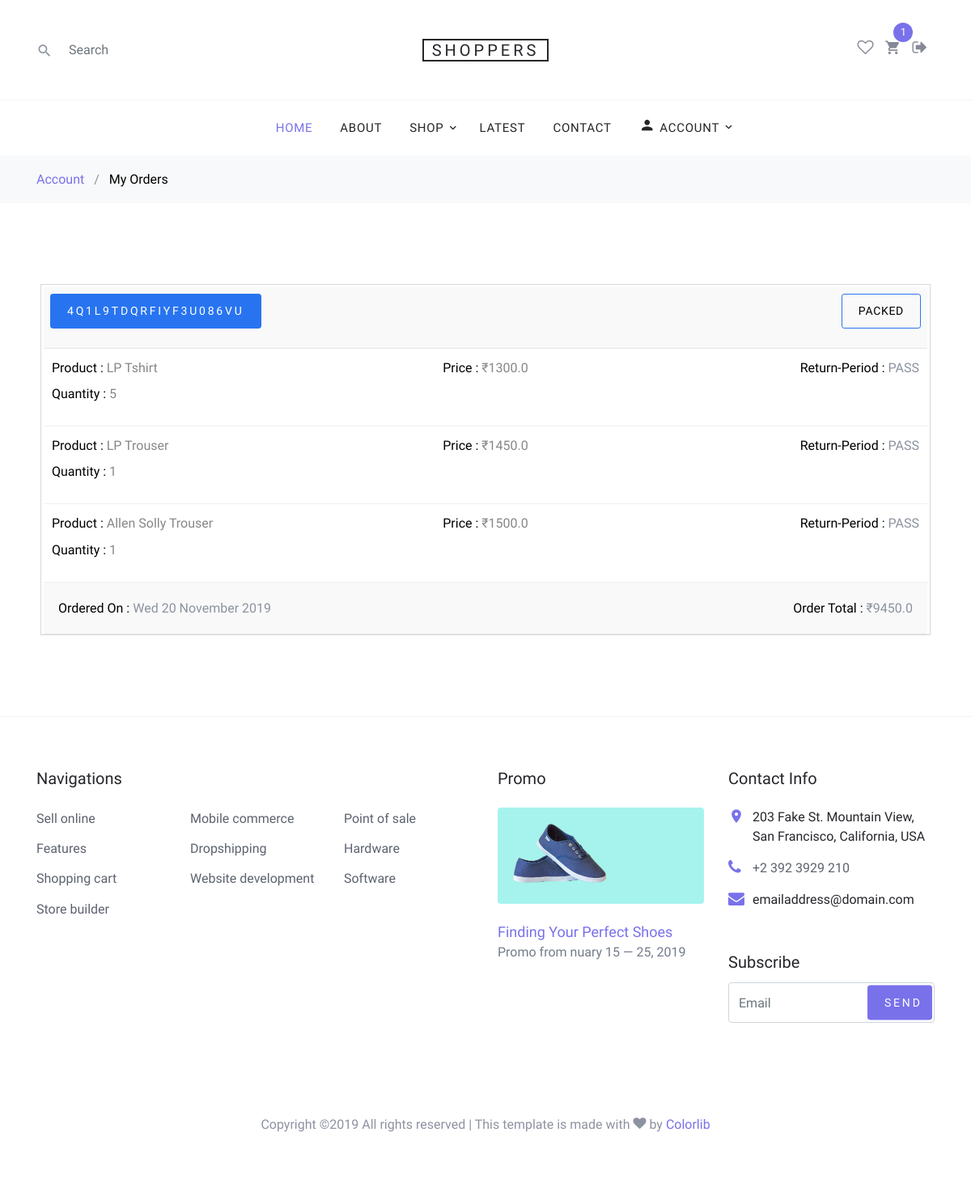
Screenshot of /profile/orders/ (signed in) with the database file from the repository.
### core/models.py (models this page shows, shortened)
class Order(models.Model):
    user = models.ForeignKey(settings.AUTH_USER_MODEL,
                             on_delete=models.CASCADE)
    ref_code = models.CharField(max_length=20)
    ordered = models.BooleanField(default=False)
    items = models.ManyToManyField(OrderItem)
    order_started = models.DateTimeField(auto_now_add=True)
    ordered_date = models.DateTimeField()
    billing_address = models.ForeignKey(
        "BillingAddress", on_delete=models.SET_NULL, blank=True, null=True)
    payment = models.ForeignKey(
        "Payments", on_delete=models.SET_NULL, blank=True, null=True)
    status = models.CharField(
        choices=ORDER_STATUS_CHOICES, max_length=3, blank=True, null=True)
    refund_requested = models.BooleanField(default=False)
    refund_granted = models.BooleanField(default=False)
    def get_cart_price(self):
        total = 0
        for order_item in self.items.all():
            total += order_item.get_final_price()
        return total

class OrderItem(models.Model):
    item = models.ForeignKey(Item, on_delete=models.CASCADE)
    user = models.ForeignKey(settings.AUTH_USER_MODEL,
                             on_delete=models.CASCADE
                             )
    ordered = models.BooleanField(default=False)
    quantity = models.IntegerField(default=1)
    def get_total_item_price(self):
        return self.quantity * self.item.price
    def get_final_price(self):
        if self.item.discount_price:
            return self.get_total_discount_price()
        return self.get_total_item_price()

class Item(models.Model):
    title = models.CharField(max_length=130)
    price = models.FloatField()
    discount_price = models.FloatField(blank=True, null=True)
    category = models.CharField(choices=CATEGORY_CHOICES, max_length=2)
    label = models.CharField(choices=LABEL_CHOICES,
                             max_length=2, blank=True, null=True)
    date_added = models.DateTimeField(auto_now_add=True, blank=True, null=True)
    slug = models.SlugField()
    description = models.TextField()
    image = models.ImageField()

### core/views.py (the view)
# urls.py: path('profile/orders/', ProfileOrderView.as_view(), name='my-orders'),
class ProfileOrderView(LoginRequiredMixin, ListView):
    model = Order
    context_object_name = 'orders'
    template_name = 'profile/my_orders.html'
    def get_queryset(self):
        queryset = super(ProfileOrderView, self).get_queryset()
        queryset = queryset.filter(user=self.request.user, ordered=True)
        return queryset

### core/templatetags/cart_template_tags.py (called while the page is built)
@register.filter
def cart_items_count(user):
    if user.is_authenticated:
        qs = Order.objects.filter(user=user, ordered=False)
        if qs.exists():
            return qs[0].items.count()
    return 0

### templates/profile/my_orders.html (shortened to what this page needs)
{% extends "base.html" %}
{% block content %}
<div class="bg-light py-3">
    <div class="container">
        <div class="row">
            <div class="col-md-12 mb-0"><a href="index.html">Account</a> <span class="mx-2 mb-0">/</span> <strong
                    class="text-black">My Orders</strong></div>
        </div>
    </div>
</div>
<div  class="site-section">
    <div class="container">
        <div class="row">
            <div class="col-md-12 text-center">
                <div class="row">
                    {% for order in orders %}
                    <div class="order_container" class="col-md-12">
                        <div class="order_id_con my-auto d-flex justify-content-between bd-highlight mb-3">
                            <div class="p-2 bd-highlight">
                                <p><a style="background-color: #2874f0; border-color: #2874f0;" href="#"
                                        class="btn btn-sm btn-primary">{{ order.ref_code }}</a></p>
                            </div>
                            <div class="p-2 bd-highlight">
                                <a  class="track_btn btn btn-outline-primary btn-sm btn-block" >
                                    {{ order.get_status_display }}
                                </a>
                            </div>
                        </div>
                        {% for order_item in  order.items.all %}
                        <div class="order_details">
                            <div class="row mb-3">
                                <div style="text-align: left;" class="col-md-4">
                                    <div style="margin-bottom: 5px;">
                                        <h6>Product : </h6><span> {{ order_item.item.title }}</span><br>
                                    </div>
                                    <h6>Quantity : </h6><span> {{ order_item.quantity}}</span>
                                </div>
                                <div style="text-align: center;" class="col-md-4">
                                    <h6>Price : </h6><span> ₹{{ order_item.item.price }}</span>
                                </div>
                                <div style="text-align: right;" class="col-md-4">
                                    <h6>Return-Period : </h6> PASS
                                </div>
                            </div>
                        </div>
                        {% endfor %}
                        <div class="order_summary">
                            <div class="d-flex my-auto justify-content-between bd-highlight mb-3">
                                <div class="p-2 bd-highlight">
                                    <h6>Ordered on : </h6><span> {{ order.ordered_date|date:"D d F Y"  }}</span>
                                </div>
                                <div class="p-2 bd-highlight">
                                    <h6>Order total : </h6><span> ₹{{ order.get_cart_price }}</span>
                                </div>
                            </div>
                        </div>
                    </div>
                    {% endfor %}
                </div>
            </div>
        </div>
    </div>
</div> {% endblock content %}

### templates/base.html (shortened to what this page needs)
{% load static %}
{% load cart_template_tags %}
<!DOCTYPE html>
<html lang="en">
  <head>
    <link rel="stylesheet" href="{% static 'fonts/icomoon/style.css' %}">
    <link rel="stylesheet" href="{% static 'css/bootstrap.min.css' %}">
    <link rel="stylesheet" href="{% static 'css/magnific-popup.css' %}">
    <link rel="stylesheet" href="{% static 'css/jquery-ui.css' %}">
    <link rel="stylesheet" href="{% static 'css/owl.carousel.min.css' %}">
    <link rel="stylesheet" href="{% static 'css/owl.theme.default.min.css' %}">
    <link rel="stylesheet" href="//cdn.jsdelivr.net/npm/alertifyjs@1.12.0/build/css/alertify.min.css"/>
    <link rel="stylesheet" href="{% static 'css/aos.css' %}">
    <link rel="stylesheet" href="{% static 'css/style.css' %}">
  </head>
  <body>
  <div class="site-wrap">
    <header class="site-navbar" role="banner">
      <div class="site-navbar-top">
        <div class="container">
          <div class="row align-items-center">
            <div class="col-6 col-md-4 order-2 order-md-1 site-search-icon text-left">
              <form action="" class="site-block-top-search">
                <span class="icon icon-search2"></span>
                <input type="text" class="form-control border-0" placeholder="Search">
              </form>
            </div>
            <div class="col-12 mb-3 mb-md-0 col-md-4 order-1 order-md-2 text-center">
              <div class="site-logo">
                <a href="{% url 'core:home' %}" class="js-logo-clone">Shoppers</a>
              </div>
            </div>
            <div class="col-6 col-md-4 order-3 order-md-3 text-right">
              <div class="site-top-icons">
                <ul>
                {% if request.user.is_authenticated %}
                  <li><a href="#"><span class="icon icon-heart-o"></span></a></li>
                  <li>
                    <a href="{% url 'core:cart' %}" class="site-cart">
                      <span class="icon icon-shopping_cart"></span>
                      <span class="count">{{ request.user|cart_items_count }}</span>
                    </a>
                  </li>
                   <li><a href="{% url 'account_logout' %}"><span class="icon icon-sign-out"></span></a></li>
                  {% endif %}
                </ul>
              </div>
            </div>
          </div>
        </div>
      </div>
      <nav class="site-navigation text-right text-md-center" role="navigation">
        <div class="container">
          <ul class="site-menu js-clone-nav d-none d-md-block">
            <li class="active">
              <a href="/">Home</a>
            </li>
            <li>
              <a href="#">About</a>
            </li>
            <li class="has-children">
              <a href="{% url 'core:products' %}">Shop</a>
            </li>
            <li><a href="#">Latest</a></li>
            <li><a href="#">Contact</a></li>
            {% if not request.user.is_authenticated  %}
            <li><a style="color: #fafafa" href="{% url 'account_login' %}" class="btn btn-primary btn-sm">Login</a></li>
            {% else %}
            <li class="has-children">
              <a  href=""><span style="letter-spacing: 5.53px;" class="icon icon-person"></span>Account</a>
            </li>
            {% endif %}
          </ul>
        </div>
      </nav>
    </header>
    {% block content  %}
    {% endblock content %}
    <footer class="site-footer border-top">
      <div class="container">
        <div class="row">
          <div class="col-lg-6 mb-5 mb-lg-0">
            <div class="row">
              <div class="col-md-12">
                <h3 class="footer-heading mb-4">Navigations</h3>
              </div>
              <div class="col-md-6 col-lg-4">
                <ul class="list-unstyled">
                  <li><a href="#">Sell online</a></li>
                  <li><a href="#">Features</a></li>
                  <li><a href="#">Shopping cart</a></li>
                  <li><a href="#">Store builder</a></li>
                </ul>
              </div>
              <div class="col-md-6 col-lg-4">
                <ul class="list-unstyled">
                  <li><a href="#">Mobile commerce</a></li>
                  <li><a href="#">Dropshipping</a></li>
                  <li><a href="#">Website development</a></li>
                </ul>
              </div>
              <div class="col-md-6 col-lg-4">
                <ul class="list-unstyled">
                  <li><a href="#">Point of sale</a></li>
                  <li><a href="#">Hardware</a></li>
                  <li><a href="#">Software</a></li>
                </ul>
              </div>
            </div>
          </div>
          <div class="col-md-6 col-lg-3 mb-4 mb-lg-0">
            <h3 class="footer-heading mb-4">Promo</h3>
            <a href="#" class="block-6">
              <img src="{% static 'images/hero_1.jpg' %}" alt="Image placeholder" class="img-fluid rounded mb-4">
              <h3 class="font-weight-light  mb-0">Finding Your Perfect Shoes</h3>
              <p>Promo from  nuary 15 &mdash; 25, 2019</p>
            </a>
          </div>
          <div class="col-md-6 col-lg-3">
            <div class="block-5 mb-5">
              <h3 class="footer-heading mb-4">Contact Info</h3>
              <ul class="list-unstyled">
                <li class="address">203 Fake St. Mountain View, San Francisco, California, USA</li>
                <li class="phone"><a href="tel://23923929210">+2 392 3929 210</a></li>
                <li class="email">emailaddress@domain.com</li>
              </ul>
            </div>
            <div class="block-7">
              <form action="#" method="post">
                <label for="email_subscribe" class="footer-heading">Subscribe</label>
                <div class="form-group">
                  <input type="text" class="form-control py-4" id="email_subscribe" placeholder="Email">
                  <input type="submit" class="btn btn-sm btn-primary" value="Send">
                </div>
              </form>
            </div>
          </div>
        </div>
        <div class="row pt-5 mt-5 text-center">
          <div class="col-md-12">
            <p>
            Copyright &copy; All rights reserved | This template is made with <i class="icon-heart" aria-hidden="true"></i> by <a href="https://colorlib.com" target="_blank" class="text-primary">Colorlib</a>
            </p>
          </div>
        </div>
      </div>
    </footer>
  </div>
  </body>
</html>

### templates/profile/my_orders.html (style rules this page uses)
.order_container { width: 100%; border: 1px solid #d7d7d7; background-color: #fff; padding: 3px 3px 0px; margin: 20px; }
.order_id_con, .order_summary { background-color: #f9f9f9; border-bottom: 1px solid#e6e6e6; }
.order_summary { padding: 10px; }
.order_details { padding: 10px; border-bottom: 1px solid #f0f0f0; }
.order_details span { text-transform: capitalize; font-size: 16px; color: #878787; }
.track_btn { border-color: #2874f0 !important; color: black !important; }
h6 { display: inline; text-transform: capitalize; font-weight: 400; color: black !important; }

### rows the page displays
Order: ref_code "4Q1L9TDQRFIYF3U086VU", status "PACKED", ordered_date "Wed 20 November 2019", get_cart_price "9450.0"
OrderItem: item "LP Tshirt", quantity "5", item.price "1300.0"
OrderItem: item "LP Trouser", quantity "1", item.price "1450.0"
OrderItem: item "Allen Solly Trouser", quantity "1", item.price "1500.0"

### other values shown
{{ request.user|cart_items_count }} "1"
